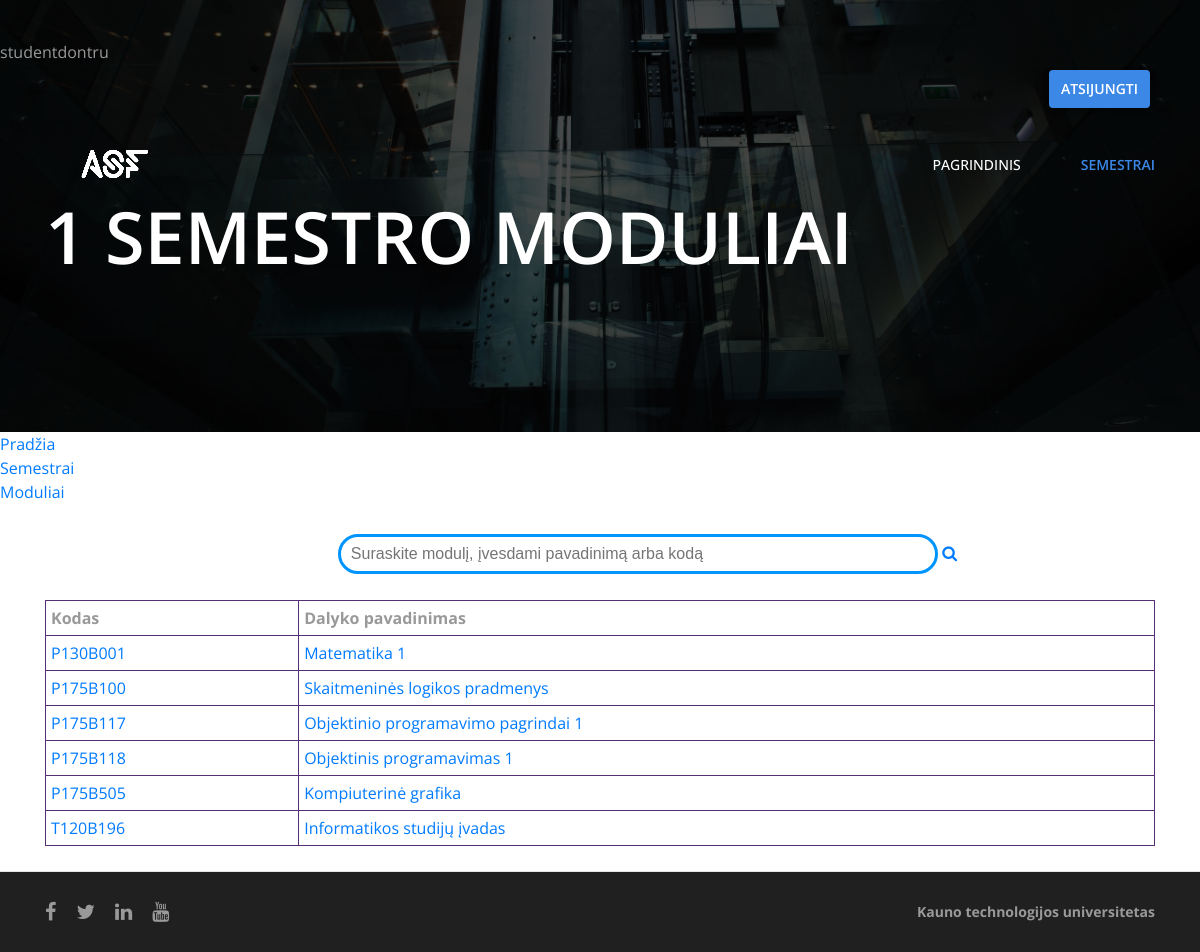
Screenshot of /semestroModuliai.php?semester=1 (signed in) with the database file from the repository.
### tables this page shows
CREATE TABLE `moduliai` (
  `Kodas` varchar(255) NOT NULL,
  `Pavadinimas` varchar(255) DEFAULT NULL,
  `Semestras` int(255) NOT NULL
);

### Model/db.php (called while the page is built, shortened)
<?php
    $usr = 'root';
    $pwd = '';
    $server = 'localhost';
    $db = 'forumas';
    $connect = mysqli_connect($server, $usr, $pwd);
    $db=mysqli_select_db($connect, $db);
?>

### Model/semester.php (called while the page is built)
<?php
class semester {
    private $module_table;
    public function __construct() {
        $this->module_table = "moduliai";
    }
    public function TakeSemester($semester) {
        include 'db.php';
        $query = "SELECT * FROM `{$this->module_table}` WHERE `semestras` = '{$semester}'";
        $result = mysqli_query($connect, $query);
        return $result;
    }
}
?>

### Control/semester.control.php (called while the page is built)
<?php
    include 'Model/semester.php';
    $semesterObj = new semester();
    $data = $semesterObj->TakeSemester($_GET['semester']);
?>

### semestroModuliai.php (the view, shortened to what this page needs)
<!DOCTYPE html>
<?php
include('Control/semester.control.php');
?>
<html lang="lt">
    <head>
        <link href="css/vendor/bootstrap.css" rel="stylesheet" />
        <link href="css/vendor/font-awesome.css" rel="stylesheet" />
        <link href="css/vendor/slick.css" rel="stylesheet" />
        <link href="css/vendor/slick-theme.css" rel="stylesheet" />
        <link href="css/main.css" rel="stylesheet" />
        <link rel="stylesheet" type="text/css" href="css/style.css">
        <link rel="stylesheet" type="text/css" href="css/moduliuStyle.css">
        <link rel="stylesheet" type="text/css" href="css/login.css">
    </head>
    <body>
        <header>
           <?php  if(isset($_SESSION['name'])) {
                    echo $_SESSION['user'];
                    echo $_SESSION['name'];
                    }
           ?>
            <?php if (isset($_SESSION['logged']) && $_SESSION['logged'] == true) { ?>
                <div class="pullRight">
                    <form action="" method="post">
                        <button  style="width:auto; margin-top: 30px;" type="logout" name="logout">Atsijungti</button>
                    </form>
                </div>
            <?php } ?>
            <div class="container">
                <div class="logo">
                    <a href="index.php"><img src="assets/img/logobalta.png" alt="" /></a>
                </div>
                <div class="menu">
                    <ul>
                        <li><a href="index.php">Pagrindinis</a></li>
                        <li><a href="semestrai.php" class="active">Semestrai</a></li>
                    </ul>
                </div>
            </div>
        </header>
        <div class="intro-page" style="background-image: url('assets/img/backgr.jpg')">
            <div class="container">
                <h1><?php echo $_GET['semester']; ?>  semestro moduliai</h1>
            </div>
        </div>
        <a href='index.php'>Pradžia</a>
        <a href='semestrai.php'>Semestrai</a>
        <a href=<?php echo 'semestroModuliai.php?semester='.$_GET['semester']; ?>>Moduliai</a>
        <div class="search box">
            <input type="search" name="box" onkeyup="showResult(this.value)" placeholder="Suraskite modulį, įvesdami pavadinimą arba kodą" />
            <a href="#"><i class="fa fa-search" aria-hidden="true"></i></a>
        </div>
        <section class="four-elements">
            <div class="container">
                <div>
                    <table class="semester">
                        <tr>
                            <th>Kodas</th>
                            <th>Dalyko pavadinimas</th>
                        </tr>
                        <?php foreach ($data as $key => $var) { ?>
                            <tr>
                                <td> <a href="komentarai.php?semester=<?php echo $_GET['semester']; ?>&id=<?php echo $var['Kodas']; ?>&name=<?php echo $var['Pavadinimas']; ?>" ><?php echo $var['Kodas']; ?> </td>
                                <td> <a href="komentarai.php?semester=<?php echo $_GET['semester']; ?>&id=<?php echo $var['Kodas']; ?>&name=<?php echo $var['Pavadinimas']; ?>" ><?php echo $var['Pavadinimas']; ?> </td>
                            </tr>
                        <?php } ?>
                    </table>
                </div>
            </div>
        </section>
        <footer>
            <div class="container">
                <div class="row">
                    <div class="col-md-6 col-sm-12">
                        <ul>
                            <li><a href="https://www.facebook.com/ktu.lt"><i class="fa fa-facebook"></i></a></li>
                            <li><a href="https://twitter.com/ktuspace"><i class="fa fa-twitter"></i></a></li>
                            <li><a href="https://www.linkedin.com/school/ktu/"><i class="fa fa-linkedin"></i></a></li>
                            <li><a href="https://www.youtube.com/user/ktuvideo"><i class="fa fa-youtube"></i></a></li>
                        </ul>
                    </div>
                    <div class="col-md-6 col-sm-12">
                        <p><a href="https://ktu.edu/">Kauno technologijos universitetas</a></p>
                    </div>
                </div>
            </div>
        </footer>
    </body>
</html>

### css/style.css (style rules this page uses)
.pullRight { float: right; display: inline-block; padding-right:50px; }
.search { font-family: sans-serif; width:100%; padding-top:30px; padding-bottom: 1px; padding-left: 100px; padding-right: 5px; }
input { border:3px solid #0094ff; height:40px; width:600px; border-radius:50px; padding:0px 10px; }
.box { width: 100%; text-align: center; }

### css/moduliuStyle.css (style rules this page uses)
.semester { width: 100%; height: auto; }
.semester th { padding: 5px; border: 1px solid #562e72; padding-bottom: 5px; }
.semester tr { align-items: center; border: 1px solid #562e72; padding-bottom: 5px; }
.semester td { padding: 5px; border: 1px solid #562e72; }

### css/login.css (style rules this page uses)
.pullRight { float: right; display: inline-block; padding-right: 50px; }
button { display: inline-block; min-width: 100%; padding: 10px 10px; border: 2px solid #3c88e7; text-align: center; font: 600 14px/1 "Open Sans"; background: #3c88e7; color: #ffffff; margin: 8px 0; border-radius: 4px; text-transform: uppercase; -webkit-box-shadow: 0 2px 5px rgba(0, 0, 0, 0.2); box-shadow: 0 2px 5px rgba(0, 0, 0, 0.2); }

### rows the page displays
moduliai: Kodas "P130B001", Pavadinimas "Matematika 1"
moduliai: Kodas "P175B100", Pavadinimas "Skaitmeninės logikos pradmenys"
moduliai: Kodas "P175B117", Pavadinimas "Objektinio programavimo pagrindai 1"
moduliai: Kodas "P175B118", Pavadinimas "Objektinis programavimas 1"
moduliai: Kodas "P175B505", Pavadinimas "Kompiuterinė grafika"
moduliai: Kodas "T120B196", Pavadinimas "Informatikos studijų įvadas"

### other values shown
$_SESSION['user'] "student"
$_SESSION['name'] "dontru"
$_GET['semester'] "1"
